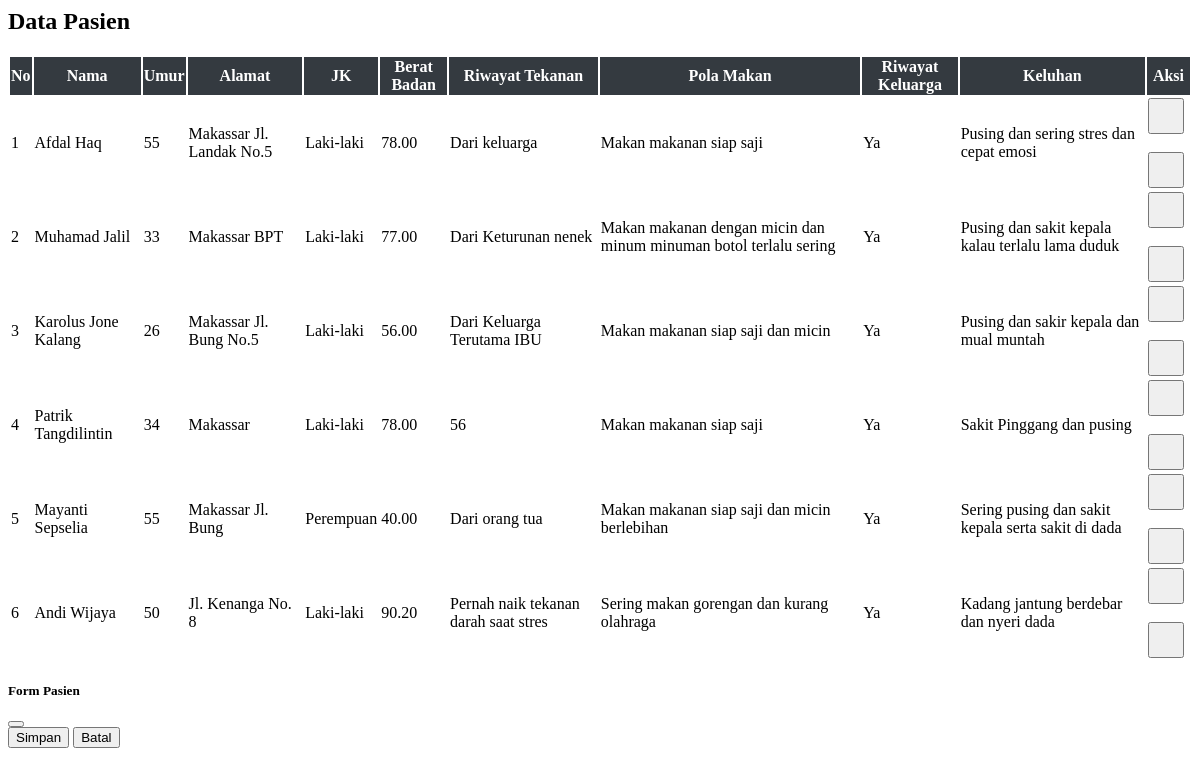
The app's page /pasien.php with its own data.
### tables this page shows
CREATE TABLE `212341_pasien` (
  `212341_pasien_id` int NOT NULL,
  `212341_nama` varchar(100) NOT NULL,
  `212341_umur` int NOT NULL,
  `212341_alamat` varchar(255) DEFAULT NULL,
  `212341_jk` enum('Laki-laki','Perempuan') NOT NULL,
  `212341_berat_badan` decimal(5,2) DEFAULT NULL,
  `212341_riwayat_tekanan` text,
  `212341_pola_makan` text,
  `212341_riwayat_keluarga` enum('Ya','Tidak') DEFAULT 'Tidak',
  `212341_keluhan` text,
  `212341_created_at` timestamp NULL DEFAULT CURRENT_TIMESTAMP
);

### pasien.php (the view, shortened to what this page needs)
<?php
include "config.php";
$res=$conn->query("SELECT * FROM 212341_pasien ORDER BY 212341_pasien_id DESC");
$rows=$res?$res->fetch_all(MYSQLI_ASSOC):[];
?>
<h2 class="mb-4">Data Pasien</h2>
<table class="table table-bordered table-striped" id="tablePasien">
<thead>
<tr>
<th>No</th>
<th>Nama</th>
<th>Umur</th>
<th>Alamat</th>
<th>JK</th>
<th>Berat Badan</th>
<th>Riwayat Tekanan</th>
<th>Pola Makan</th>
<th>Riwayat Keluarga</th>
<th>Keluhan</th>
<th>Aksi</th>
</tr>
</thead>
<tbody>
<?php $no=1; foreach($rows as $r): ?>
<tr>
<td class="text-center"><?= $no++ ?></td>
<td><?= htmlspecialchars($r['212341_nama']) ?></td>
<td class="text-center"><?= $r['212341_umur'] ?></td>
<td><?= htmlspecialchars($r['212341_alamat']) ?></td>
<td class="text-center"><?= $r['212341_jk'] ?></td>
<td class="text-center"><?= $r['212341_berat_badan'] ?></td>
<td><?= htmlspecialchars($r['212341_riwayat_tekanan']) ?></td>
<td><?= htmlspecialchars($r['212341_pola_makan']) ?></td>
<td><?= $r['212341_riwayat_keluarga'] ?></td>
<td><?= htmlspecialchars($r['212341_keluhan']) ?></td>
<td class="text-center td-actions">
    <button class="btn btn-primary btnEdit" data-id="<?= $r['212341_pasien_id'] ?>">
    </button>
    <br><br>
    <button class="btn btn-danger btnHapus" data-id="<?= $r['212341_pasien_id'] ?>">
    </button>
</td>
</tr>
<?php endforeach; ?>
</tbody>
</table>
<div class="modal fade" id="modalForm" tabindex="-1">
<div class="modal-dialog modal-lg">
<div class="modal-content">
<form id="formPasien">
<div class="modal-header">
    <h5>Form Pasien</h5>
    <button type="button" class="btn-close" data-bs-dismiss="modal"></button>
</div>
<div class="modal-footer">
    <button type="submit" class="btn btn-success">Simpan</button>
    <button type="button" class="btn btn-secondary" data-bs-dismiss="modal">Batal</button>
</div>
</form>
</div>
</div>
</div>

### pasien.php (style rules this page uses)
#tablePasien th { text-align: center; vertical-align: middle; background-color: #343a40; color: #fff; }
#tablePasien td { vertical-align: middle; }
.td-actions .btn { width: 36px; height: 36px; padding: 0; margin-right: 5px; display: inline-flex; justify-content: center; align-items: center; }

### records on screen
212341_pasien: 212341_nama "Afdal Haq", 212341_umur "55", 212341_alamat "Makassar Jl. Landak No.5", 212341_jk "Laki-laki", 212341_berat_badan "78.00", 212341_riwayat_tekanan "Dari keluarga", 212341_pola_makan "Makan makanan siap saji", 212341_riwayat_keluarga "Ya", 212341_keluhan "Pusing dan sering stres dan cepat emosi"
212341_pasien: 212341_nama "Muhamad Jalil", 212341_umur "33", 212341_alamat "Makassar BPT", 212341_jk "Laki-laki", 212341_berat_badan "77.00", 212341_riwayat_tekanan "Dari Keturunan nenek", 212341_pola_makan "Makan makanan dengan micin dan minum minuman botol terlalu sering", 212341_riwayat_keluarga "Ya", 212341_keluhan "Pusing dan sakit kepala kalau terlalu lama duduk"
212341_pasien: 212341_nama "Karolus Jone Kalang", 212341_umur "26", 212341_alamat "Makassar Jl. Bung No.5", 212341_jk "Laki-laki", 212341_berat_badan "56.00", 212341_riwayat_tekanan "Dari Keluarga Terutama IBU", 212341_pola_makan "Makan makanan siap saji dan micin", 212341_riwayat_keluarga "Ya", 212341_keluhan "Pusing dan sakir kepala dan mual muntah"
212341_pasien: 212341_nama "Patrik Tangdilintin", 212341_umur "34", 212341_alamat "Makassar", 212341_jk "Laki-laki", 212341_berat_badan "78.00", 212341_riwayat_tekanan "56", 212341_pola_makan "Makan makanan siap saji", 212341_riwayat_keluarga "Ya", 212341_keluhan "Sakit Pinggang dan pusing"
212341_pasien: 212341_nama "Mayanti Sepselia", 212341_umur "55", 212341_alamat "Makassar Jl. Bung", 212341_jk "Perempuan", 212341_berat_badan "40.00", 212341_riwayat_tekanan "Dari orang tua", 212341_pola_makan "Makan makanan siap saji dan micin berlebihan", 212341_riwayat_keluarga "Ya", 212341_keluhan "Sering pusing dan sakit kepala serta sakit di dada"
212341_pasien: 212341_nama "Andi Wijaya", 212341_umur "50", 212341_alamat "Jl. Kenanga No. 8", 212341_jk "Laki-laki", 212341_berat_badan "90.20", 212341_riwayat_tekanan "Pernah naik tekanan darah saat stres", 212341_pola_makan "Sering makan gorengan dan kurang olahraga", 212341_riwayat_keluarga "Ya", 212341_keluhan "Kadang jantung berdebar dan nyeri dada"
